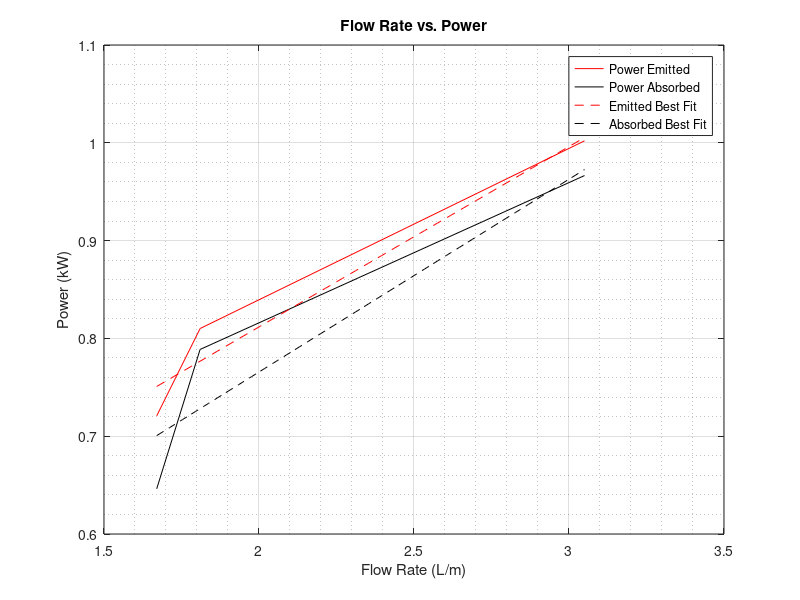
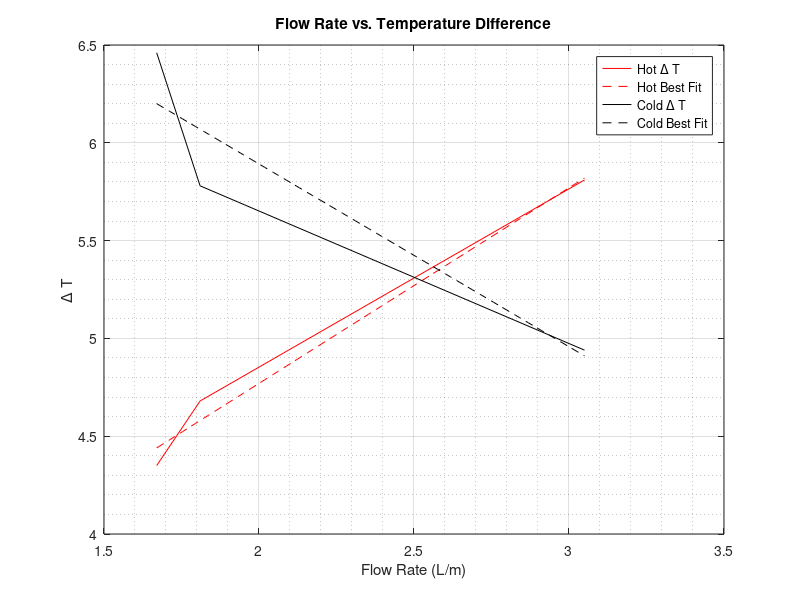
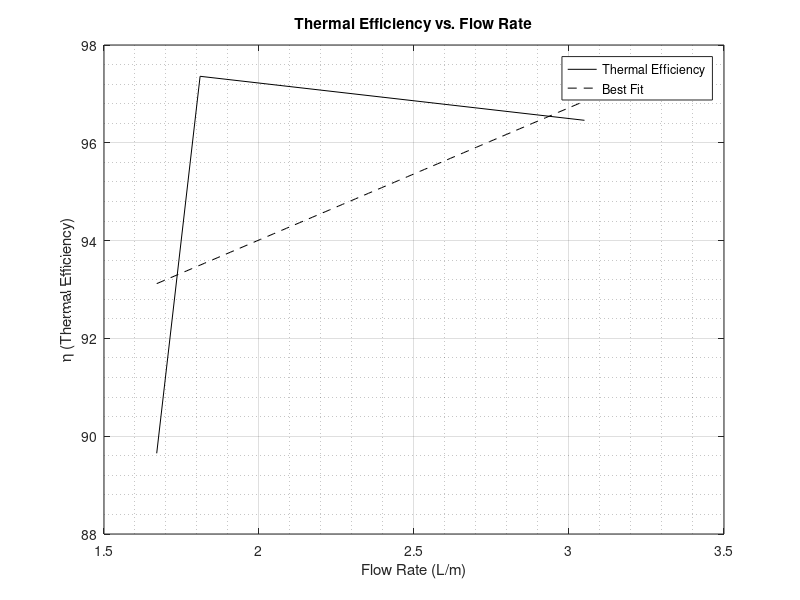

MATLAB code for these plots, in order:
clear; clc; close all;

hotFlowRate = [2.53 2.52 2.79];
coldFlowRate = [3.05 1.81 1.67];

powerEmitted = [1.002 .8101 .7208];
powerAbsorbed = [.9665 .7887 .6462];

deltaHot = [5.81 4.68 4.35];
deltaCold = [4.94 5.78 6.46];

efficiency = [96.46 97.36 89.65];

figure(1)
plot(coldFlowRate, powerEmitted, 'r', 'DisplayName', 'Power Emitted')
hold on
grid on
grid minor
plot(coldFlowRate, powerAbsorbed,'k', 'DisplayName', 'Power Absorbed')
coeff1 = polyval(coldFlowRate, powerEmitted, 1);
xfit = linspace(1.67, 3.05, 100);
coeff1 = polyfit(coldFlowRate, powerEmitted, 1);
yFit1 = polyval(coeff1, xfit);
plot(xfit, yFit1, 'r--', 'DisplayName', 'Emitted Best Fit')
coeff2 = polyfit(coldFlowRate, powerAbsorbed, 1);
yFit2 = polyval(coeff2, xfit);
plot(xfit, yFit2, 'k--', 'DisplayName', 'Absorbed Best Fit')
legend('Location', 'best')
xlabel('Flow Rate (L/m)')
ylabel('Power (kW)')
title('Flow Rate vs. Power')

figure(2)
plot(coldFlowRate, deltaHot, 'r', 'DisplayName', 'Hot \Delta T')
coeff3 = polyfit(coldFlowRate, deltaHot, 1);
yFit3 = polyval(coeff3, xfit);
hold on
grid on
grid minor
plot(xfit, yFit3, 'r--', 'DisplayName', 'Hot Best Fit')
plot(coldFlowRate, deltaCold, 'k', 'DisplayName', 'Cold \Delta T')
coeff4 = polyfit(coldFlowRate, deltaCold, 1);
yFit4 = polyval(coeff4, xfit);
plot(xfit, yFit4, 'k--', 'DisplayName', 'Cold Best Fit')
legend('Location', 'best')
xlabel('Flow Rate (L/m)')
ylabel('\Delta T')
title('Flow Rate vs. Temperature Difference')

figure(3)
plot(coldFlowRate, efficiency, 'k', 'DisplayName', 'Thermal Efficiency')
hold on
grid on
grid minor
coeff5 = polyfit(coldFlowRate, efficiency, 1);
yFit5 = polyval(coeff5, xfit);
plot(xfit, yFit5, 'k--', 'DisplayName','Best Fit')
legend('Location', 'best')
xlabel('Flow Rate (L/m)')
ylabel('\eta (Thermal Efficiency)')
title('Thermal Efficiency vs. Flow Rate')
